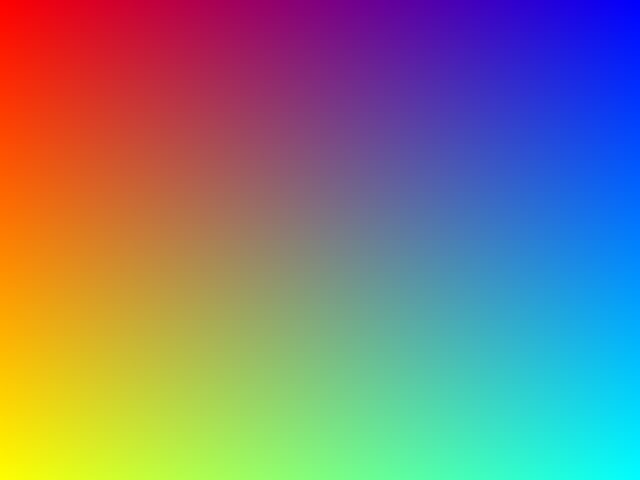
#> input picture Multimedia Systems/lab09/obrazy_testowe/obraz1.png, 640 x 480 px; its folder holds 3 pictures in this run
$ python zad1.py
#> lines starting #> are read from the running program, lines starting #| are printed output that depends on the picture
import cv2
import numpy as np
import matplotlib.pyplot as plt
import os
from skimage.metrics import structural_similarity as ssim

# funkcje print_table plot_metrics przy pomocy gemini

OUTPUT_DIR = "wyniki"
os.makedirs(OUTPUT_DIR, exist_ok=True)
IMG_DIR = "obrazy_testowe"
os.makedirs(IMG_DIR, exist_ok=True)
JPEG_QUALITIES = [10, 20, 30, 40, 50, 60, 70, 75]
BLUR_SIZES = [3, 5, 7, 9, 11, 15, 19, 23]
NOISE_ALPHAS = [0.1, 0.2, 0.3, 0.4, 0.5, 0.6, 0.8, 1.0]
METRIC_NAMES = ['MSE', 'NMSE', 'PSNR', 'IF', 'SSIM']


def calc_MSE(original, modified):
    orig = original.astype(np.float64)
    mod = modified.astype(np.float64)
    return np.mean((orig - mod) ** 2)


def calc_NMSE(original, modified):
    orig = original.astype(np.float64)
    mod = modified.astype(np.float64)
    numerator = np.sum((orig - mod) ** 2)
    denominator = np.sum(mod ** 2)
    if denominator == 0:
        return 0.0
    return numerator / denominator


def calc_PSNR(original, modified, max_val=255):
    mse = calc_MSE(original, modified)
    if mse == 0:
        return float('inf')
    return 10 * np.log10((max_val ** 2) / mse)


def calc_IF(original, modified):
    orig = original.astype(np.float64)
    mod = modified.astype(np.float64)
    numerator = np.sum((mod - orig) ** 2)
    denominator = np.sum(mod * orig)
    if denominator == 0:
        return 0.0
    return 1 - numerator / denominator


def calc_SSIM(original, modified):
    orig_gray = cv2.cvtColor(original, cv2.COLOR_BGR2GRAY)
    mod_gray = cv2.cvtColor(modified, cv2.COLOR_BGR2GRAY)
    return ssim(orig_gray, mod_gray)


def calc_all_metrics(original, modified):
    return {
        'MSE': calc_MSE(original, modified),
        'NMSE': calc_NMSE(original, modified),
        'PSNR': calc_PSNR(original, modified),
        'IF': calc_IF(original, modified),
        'SSIM': calc_SSIM(original, modified)
    }

def jpeg_compression(img, quality):
    encode_param = [int(cv2.IMWRITE_JPEG_QUALITY), quality]
    _, img_encoded = cv2.imencode('.jpg', img, encode_param)
    decimg = cv2.imdecode(img_encoded, 1)
    return decimg


def gaussian_blur(img, ksize):
    return cv2.GaussianBlur(img, (ksize, ksize), 0)


def gaussian_noise(img, alpha):
    sigma = 25
    gauss = np.random.normal(0, sigma, img.shape)
    noisy = (img + alpha * gauss).clip(0, 255).astype(np.uint8)
    return noisy

def run_experiment(img, img_name, method_name, params, func, param_label):
    results = []
    for p in params:
        degraded = func(img.copy(), p)
        metrics = calc_all_metrics(img, degraded)
        metrics['param'] = p
        results.append(metrics)
        fname = f"{img_name}_{method_name}_{p}.png"
        cv2.imwrite(os.path.join(OUTPUT_DIR, fname), degraded)

    return results


def plot_metrics(results, params, method_name, img_name, param_label):
    fig, axes = plt.subplots(2, 3, figsize=(15, 10))
    fig.suptitle(f'{method_name} - {img_name}', fontsize=14)

    for idx, metric in enumerate(METRIC_NAMES):
        ax = axes[idx // 3][idx % 3]
        values = [r[metric] for r in results]
        ax.plot(params, values, 'bo-', linewidth=2, markersize=6)
        ax.set_xlabel(param_label)
        ax.set_ylabel(metric)
        ax.set_title(metric)
        ax.grid(True)

    axes[1][2].set_visible(False)

    plt.tight_layout()
    fname = f"wykres_{img_name}_{method_name}.png"
    plt.savefig(os.path.join(OUTPUT_DIR, fname), dpi=100)
    plt.close()
    print(f"  Zapisano wykres: {fname}")


def print_table(results):
    header = f"{'Parametr':>10}"
    for m in METRIC_NAMES:
        header += f" | {m:>12}"
    print(header)
    print("-" * len(header))
    for r in results:
        line = f"{r['param']:>10}"
        for m in METRIC_NAMES:
            val = r[m]
            if m == 'PSNR' and val == float('inf'):
                line += f" | {'inf':>12}"
            else:
                line += f" | {val:>12.4f}"
        print(line)
    print()


if __name__ == "__main__":
    names = ['obraz1', 'obraz2', 'obraz3']
    images = [cv2.imread(os.path.join(IMG_DIR, f"{n}.png")) for n in names]
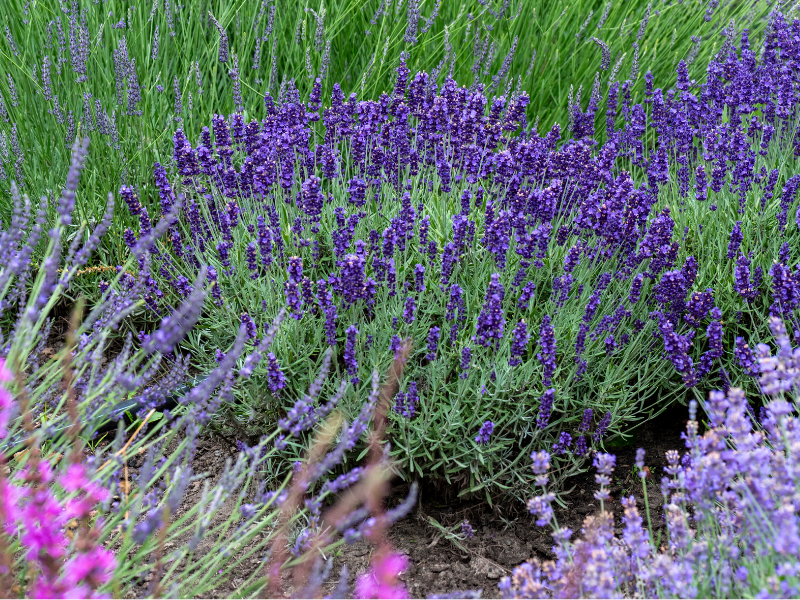
#> input picture Multimedia Systems/lab09/obrazy_testowe/obraz2.png, 800 x 600 px
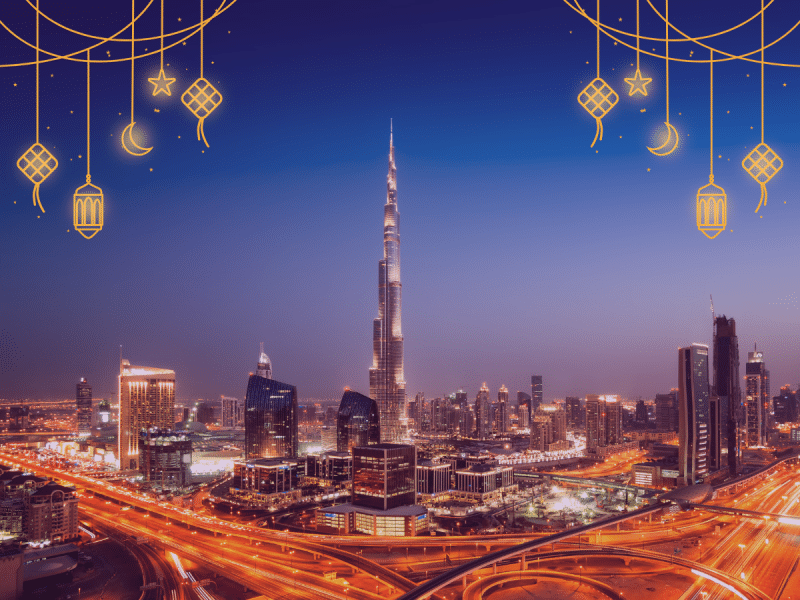
#> input picture Multimedia Systems/lab09/obrazy_testowe/obraz3.png, 800 x 600 px

    experiments = [
        ((names[0], images[0]), "JPEG", JPEG_QUALITIES, jpeg_compression, "Jakość JPEG"),
        ((names[1], images[1]), "GaussianBlur", BLUR_SIZES, gaussian_blur, "Rozmiar filtra"),
        ((names[2], images[2]), "GaussianNoise", NOISE_ALPHAS, gaussian_noise, "Alpha"),
    ]

    all_results = {}

    for (img_name, img), method_name, params, func, param_label in experiments:
        print(f"Eksperyment: {method_name} na {img_name}")

        results = run_experiment(img, img_name, method_name, params, func, param_label)
        all_results[(img_name, method_name)] = results

        print(f"\nTabela wyników - {method_name} ({param_label}):")
        print_table(results)

        plot_metrics(results, params, method_name, img_name, param_label)
#> this loop made 3 passes
#> (img_name, method_name, params, param_label) on pass 1: ('obraz1', 'JPEG', [10, 20, 30, 40, 50, 60, 70, 75], 'Jakość JPEG')
#> (img_name, method_name, params, param_label, fname in plot_metrics) on pass 2: ('obraz2', 'GaussianBlur', [3, 5, 7, 9, 11, 15, 19, 23], 'Rozmiar filtra', 'wykres_obraz2_GaussianBlur.png')
#> (printed output is left out)
#> pass 1, in calc_SSIM, `orig_gray = cv2.cvtColor(original, cv2.COLOR_BGR2GRAY)`:
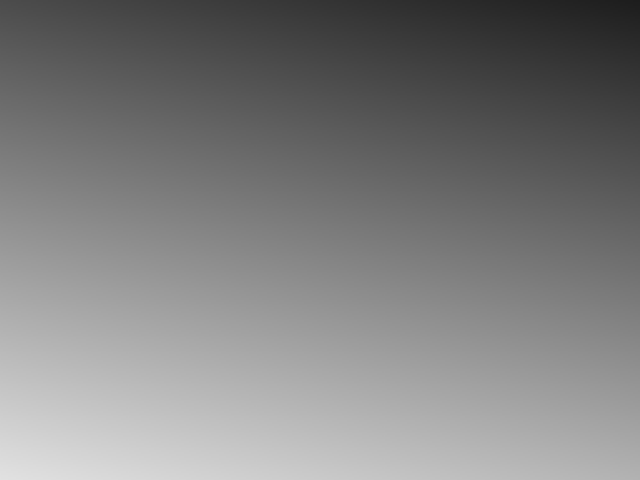
#> orig_gray: shape (480, 640); min 29, max 225, mean 126.9
#> pass 1, in plot_metrics, `plt.savefig(os.path.join(OUTPUT_DIR, fname), dpi=100)`:
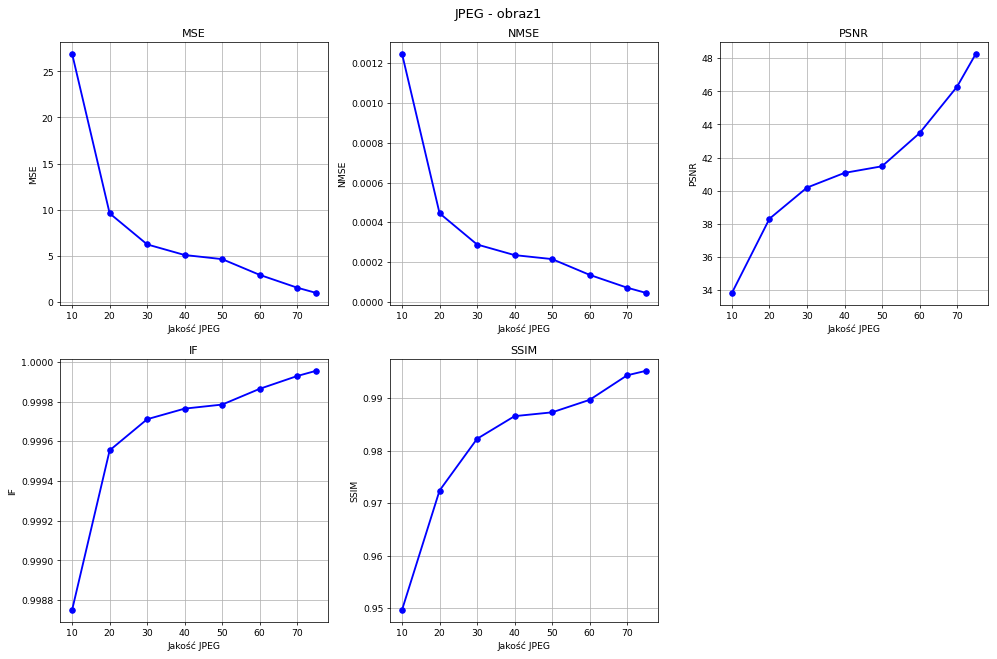
#> figure drawn by matplotlib, 5 panels
#> pass 2, in plot_metrics (call 2), `plt.savefig(os.path.join(OUTPUT_DIR, fname), dpi=100)`:
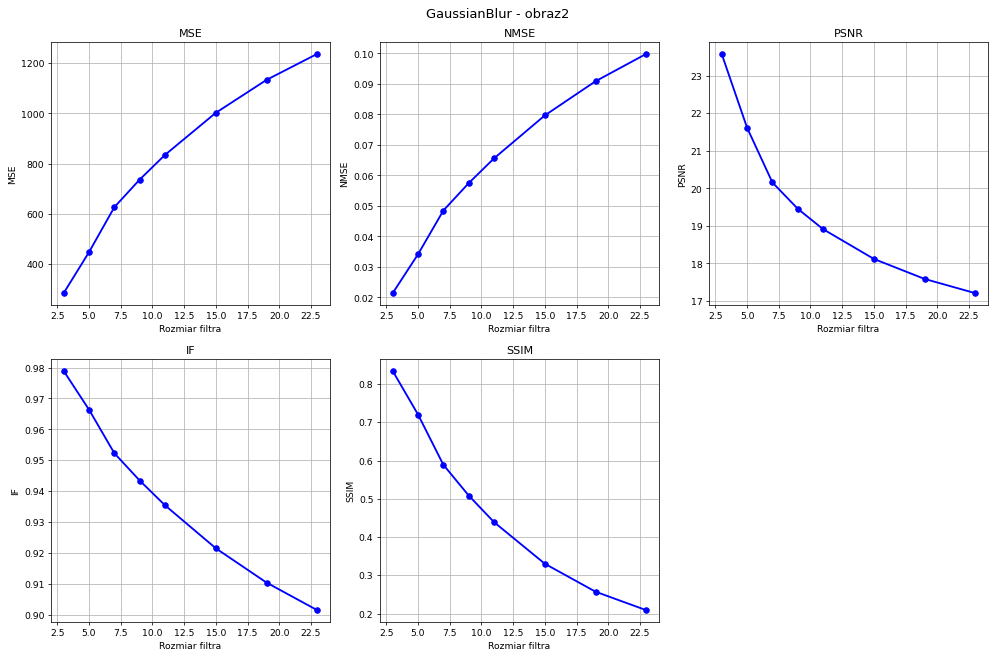
#> figure drawn by matplotlib, 5 panels
#> after the loop, all_results = 3 items
